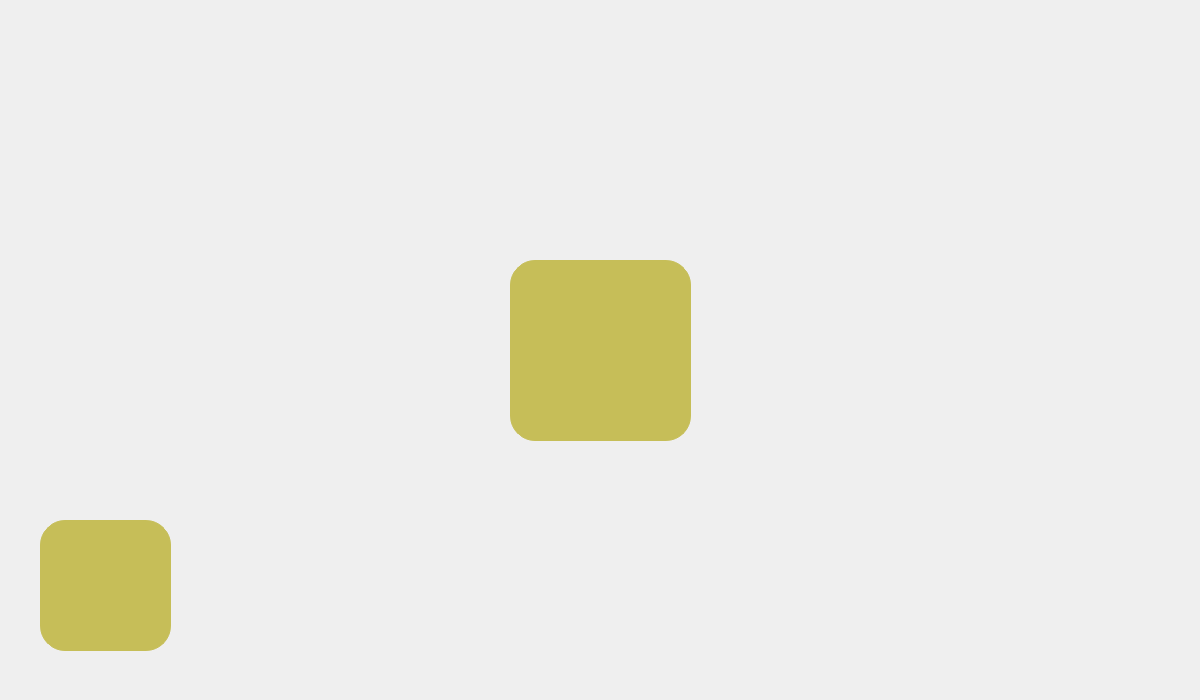
<?xml version="1.0" encoding="UTF-8"?>
<ui version="4.0">
 <class>Form</class>
 <widget class="QWidget" name="Form">
  <property name="geometry">
   <rect>
    <x>0</x>
    <y>0</y>
    <width>1200</width>
    <height>700</height>
   </rect>
  </property>
  <property name="windowTitle">
   <string>CubeJumper</string>
  </property>
  <widget class="QLabel" name="label">
   <property name="geometry">
    <rect>
     <x>0</x>
     <y>0</y>
     <width>1200</width>
     <height>700</height>
    </rect>
   </property>
   <property name="text">
    <string/>
   </property>
   <property name="pixmap">
    <pixmap>../data/fonner.png</pixmap>
   </property>
  </widget>
  <widget class="QLabel" name="label_2">
   <property name="geometry">
    <rect>
     <x>310</x>
     <y>120</y>
     <width>581</width>
     <height>61</height>
    </rect>
   </property>
   <property name="text">
    <string/>
   </property>
   <property name="pixmap">
    <pixmap>../data/let.png</pixmap>
   </property>
  </widget>
  <widget class="QPushButton" name="play_btn">
   <property name="geometry">
    <rect>
     <x>510</x>
     <y>260</y>
     <width>181</width>
     <height>181</height>
    </rect>
   </property>
   <property name="styleSheet">
    <string notr="true">QPushButton {
background: rgb(198, 190, 88);
border-radius:25px;
border: 1px solid rgb(198, 190, 88)
}

QPushButton:Pressed {
background: rgb(168, 160, 58);
border-radius:25px;
border: 1px solid rgb(168, 160, 58)
}</string>
   </property>
   <property name="text">
    <string/>
   </property>
   <property name="icon">
    <iconset>
     <normaloff>../data/startbtn.png</normaloff>../data/startbtn.png</iconset>
   </property>
   <property name="iconSize">
    <size>
     <width>180</width>
     <height>180</height>
    </size>
   </property>
   <property name="checkable">
    <bool>false</bool>
   </property>
   <property name="checked">
    <bool>false</bool>
   </property>
   <property name="autoRepeat">
    <bool>false</bool>
   </property>
   <property name="autoExclusive">
    <bool>false</bool>
   </property>
  </widget>
  <widget class="QPushButton" name="pers_btn">
   <property name="geometry">
    <rect>
     <x>40</x>
     <y>520</y>
     <width>131</width>
     <height>131</height>
    </rect>
   </property>
   <property name="styleSheet">
    <string notr="true">QPushButton {
background: rgb(198, 190, 88);
border-radius:25px;
border: 1px solid rgb(198, 190, 88)
}

QPushButton:Pressed {
background: rgb(168, 160, 58);
border-radius:25px;
border: 1px solid rgb(168, 160, 58)
}</string>
   </property>
   <property name="text">
    <string/>
   </property>
   <property name="icon">
    <iconset>
     <normaloff>../data/persbtn.png</normaloff>../data/persbtn.png</iconset>
   </property>
   <property name="iconSize">
    <size>
     <width>140</width>
     <height>140</height>
    </size>
   </property>
  </widget>
 </widget>
 <resources/>
 <connections/>
</ui>
